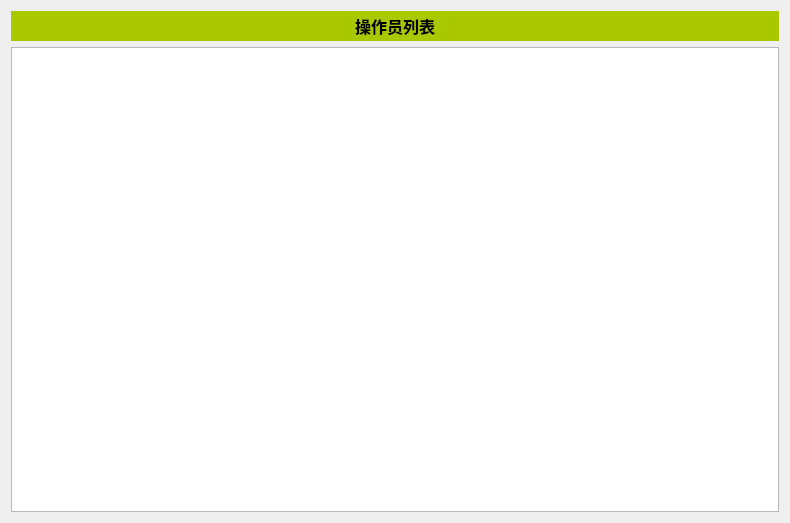
<?xml version="1.0" encoding="UTF-8"?>
<ui version="4.0">
 <class>OperatorList</class>
 <widget class="QWidget" name="OperatorList">
  <property name="geometry">
   <rect>
    <x>0</x>
    <y>0</y>
    <width>790</width>
    <height>523</height>
   </rect>
  </property>
  <property name="windowTitle">
   <string>Form</string>
  </property>
  <layout class="QVBoxLayout" name="verticalLayout">
   <item>
    <widget class="QLabel" name="label">
     <property name="minimumSize">
      <size>
       <width>0</width>
       <height>30</height>
      </size>
     </property>
     <property name="palette">
      <palette>
       <active>
        <colorrole role="WindowText">
         <brush brushstyle="SolidPattern">
          <color alpha="255">
           <red>0</red>
           <green>0</green>
           <blue>0</blue>
          </color>
         </brush>
        </colorrole>
        <colorrole role="Button">
         <brush brushstyle="SolidPattern">
          <color alpha="255">
           <red>170</red>
           <green>200</green>
           <blue>0</blue>
          </color>
         </brush>
        </colorrole>
        <colorrole role="Light">
         <brush brushstyle="SolidPattern">
          <color alpha="255">
           <red>127</red>
           <green>255</green>
           <blue>127</blue>
          </color>
         </brush>
        </colorrole>
        <colorrole role="Midlight">
         <brush brushstyle="SolidPattern">
          <color alpha="255">
           <red>63</red>
           <green>255</green>
           <blue>63</blue>
          </color>
         </brush>
        </colorrole>
        <colorrole role="Dark">
         <brush brushstyle="SolidPattern">
          <color alpha="255">
           <red>0</red>
           <green>127</green>
           <blue>0</blue>
          </color>
         </brush>
        </colorrole>
        <colorrole role="Mid">
         <brush brushstyle="SolidPattern">
          <color alpha="255">
           <red>0</red>
           <green>170</green>
           <blue>0</blue>
          </color>
         </brush>
        </colorrole>
        <colorrole role="Text">
         <brush brushstyle="SolidPattern">
          <color alpha="255">
           <red>0</red>
           <green>0</green>
           <blue>0</blue>
          </color>
         </brush>
        </colorrole>
        <colorrole role="BrightText">
         <brush brushstyle="SolidPattern">
          <color alpha="255">
           <red>255</red>
           <green>255</green>
           <blue>255</blue>
          </color>
         </brush>
        </colorrole>
        <colorrole role="ButtonText">
         <brush brushstyle="SolidPattern">
          <color alpha="255">
           <red>0</red>
           <green>0</green>
           <blue>0</blue>
          </color>
         </brush>
        </colorrole>
        <colorrole role="Base">
         <brush brushstyle="SolidPattern">
          <color alpha="255">
           <red>170</red>
           <green>200</green>
           <blue>0</blue>
          </color>
         </brush>
        </colorrole>
        <colorrole role="Window">
         <brush brushstyle="SolidPattern">
          <color alpha="255">
           <red>170</red>
           <green>200</green>
           <blue>0</blue>
          </color>
         </brush>
        </colorrole>
        <colorrole role="Shadow">
         <brush brushstyle="SolidPattern">
          <color alpha="255">
           <red>0</red>
           <green>0</green>
           <blue>0</blue>
          </color>
         </brush>
        </colorrole>
        <colorrole role="AlternateBase">
         <brush brushstyle="SolidPattern">
          <color alpha="255">
           <red>127</red>
           <green>255</green>
           <blue>127</blue>
          </color>
         </brush>
        </colorrole>
        <colorrole role="ToolTipBase">
         <brush brushstyle="SolidPattern">
          <color alpha="255">
           <red>255</red>
           <green>255</green>
           <blue>220</blue>
          </color>
         </brush>
        </colorrole>
        <colorrole role="ToolTipText">
         <brush brushstyle="SolidPattern">
          <color alpha="255">
           <red>0</red>
           <green>0</green>
           <blue>0</blue>
          </color>
         </brush>
        </colorrole>
       </active>
       <inactive>
        <colorrole role="WindowText">
         <brush brushstyle="SolidPattern">
          <color alpha="255">
           <red>0</red>
           <green>0</green>
           <blue>0</blue>
          </color>
         </brush>
        </colorrole>
        <colorrole role="Button">
         <brush brushstyle="SolidPattern">
          <color alpha="255">
           <red>170</red>
           <green>200</green>
           <blue>0</blue>
          </color>
         </brush>
        </colorrole>
        <colorrole role="Light">
         <brush brushstyle="SolidPattern">
          <color alpha="255">
           <red>127</red>
           <green>255</green>
           <blue>127</blue>
          </color>
         </brush>
        </colorrole>
        <colorrole role="Midlight">
         <brush brushstyle="SolidPattern">
          <color alpha="255">
           <red>63</red>
           <green>255</green>
           <blue>63</blue>
          </color>
         </brush>
        </colorrole>
        <colorrole role="Dark">
         <brush brushstyle="SolidPattern">
          <color alpha="255">
           <red>0</red>
           <green>127</green>
           <blue>0</blue>
          </color>
         </brush>
        </colorrole>
        <colorrole role="Mid">
         <brush brushstyle="SolidPattern">
          <color alpha="255">
           <red>0</red>
           <green>170</green>
           <blue>0</blue>
          </color>
         </brush>
        </colorrole>
        <colorrole role="Text">
         <brush brushstyle="SolidPattern">
          <color alpha="255">
           <red>0</red>
           <green>0</green>
           <blue>0</blue>
          </color>
         </brush>
        </colorrole>
        <colorrole role="BrightText">
         <brush brushstyle="SolidPattern">
          <color alpha="255">
           <red>255</red>
           <green>255</green>
           <blue>255</blue>
          </color>
         </brush>
        </colorrole>
        <colorrole role="ButtonText">
         <brush brushstyle="SolidPattern">
          <color alpha="255">
           <red>0</red>
           <green>0</green>
           <blue>0</blue>
          </color>
         </brush>
        </colorrole>
        <colorrole role="Base">
         <brush brushstyle="SolidPattern">
          <color alpha="255">
           <red>170</red>
           <green>200</green>
           <blue>0</blue>
          </color>
         </brush>
        </colorrole>
        <colorrole role="Window">
         <brush brushstyle="SolidPattern">
          <color alpha="255">
           <red>170</red>
           <green>200</green>
           <blue>0</blue>
          </color>
         </brush>
        </colorrole>
        <colorrole role="Shadow">
         <brush brushstyle="SolidPattern">
          <color alpha="255">
           <red>0</red>
           <green>0</green>
           <blue>0</blue>
          </color>
         </brush>
        </colorrole>
        <colorrole role="AlternateBase">
         <brush brushstyle="SolidPattern">
          <color alpha="255">
           <red>127</red>
           <green>255</green>
           <blue>127</blue>
          </color>
         </brush>
        </colorrole>
        <colorrole role="ToolTipBase">
         <brush brushstyle="SolidPattern">
          <color alpha="255">
           <red>255</red>
           <green>255</green>
           <blue>220</blue>
          </color>
         </brush>
        </colorrole>
        <colorrole role="ToolTipText">
         <brush brushstyle="SolidPattern">
          <color alpha="255">
           <red>0</red>
           <green>0</green>
           <blue>0</blue>
          </color>
         </brush>
        </colorrole>
       </inactive>
       <disabled>
        <colorrole role="WindowText">
         <brush brushstyle="SolidPattern">
          <color alpha="255">
           <red>0</red>
           <green>127</green>
           <blue>0</blue>
          </color>
         </brush>
        </colorrole>
        <colorrole role="Button">
         <brush brushstyle="SolidPattern">
          <color alpha="255">
           <red>170</red>
           <green>200</green>
           <blue>0</blue>
          </color>
         </brush>
        </colorrole>
        <colorrole role="Light">
         <brush brushstyle="SolidPattern">
          <color alpha="255">
           <red>127</red>
           <green>255</green>
           <blue>127</blue>
          </color>
         </brush>
        </colorrole>
        <colorrole role="Midlight">
         <brush brushstyle="SolidPattern">
          <color alpha="255">
           <red>63</red>
           <green>255</green>
           <blue>63</blue>
          </color>
         </brush>
        </colorrole>
        <colorrole role="Dark">
         <brush brushstyle="SolidPattern">
          <color alpha="255">
           <red>0</red>
           <green>127</green>
           <blue>0</blue>
          </color>
         </brush>
        </colorrole>
        <colorrole role="Mid">
         <brush brushstyle="SolidPattern">
          <color alpha="255">
           <red>0</red>
           <green>170</green>
           <blue>0</blue>
          </color>
         </brush>
        </colorrole>
        <colorrole role="Text">
         <brush brushstyle="SolidPattern">
          <color alpha="255">
           <red>0</red>
           <green>127</green>
           <blue>0</blue>
          </color>
         </brush>
        </colorrole>
        <colorrole role="BrightText">
         <brush brushstyle="SolidPattern">
          <color alpha="255">
           <red>255</red>
           <green>255</green>
           <blue>255</blue>
          </color>
         </brush>
        </colorrole>
        <colorrole role="ButtonText">
         <brush brushstyle="SolidPattern">
          <color alpha="255">
           <red>0</red>
           <green>127</green>
           <blue>0</blue>
          </color>
         </brush>
        </colorrole>
        <colorrole role="Base">
         <brush brushstyle="SolidPattern">
          <color alpha="255">
           <red>170</red>
           <green>200</green>
           <blue>0</blue>
          </color>
         </brush>
        </colorrole>
        <colorrole role="Window">
         <brush brushstyle="SolidPattern">
          <color alpha="255">
           <red>170</red>
           <green>200</green>
           <blue>0</blue>
          </color>
         </brush>
        </colorrole>
        <colorrole role="Shadow">
         <brush brushstyle="SolidPattern">
          <color alpha="255">
           <red>0</red>
           <green>0</green>
           <blue>0</blue>
          </color>
         </brush>
        </colorrole>
        <colorrole role="AlternateBase">
         <brush brushstyle="SolidPattern">
          <color alpha="255">
           <red>0</red>
           <green>255</green>
           <blue>0</blue>
          </color>
         </brush>
        </colorrole>
        <colorrole role="ToolTipBase">
         <brush brushstyle="SolidPattern">
          <color alpha="255">
           <red>255</red>
           <green>255</green>
           <blue>220</blue>
          </color>
         </brush>
        </colorrole>
        <colorrole role="ToolTipText">
         <brush brushstyle="SolidPattern">
          <color alpha="255">
           <red>0</red>
           <green>0</green>
           <blue>0</blue>
          </color>
         </brush>
        </colorrole>
       </disabled>
      </palette>
     </property>
     <property name="font">
      <font>
       <family>Aharoni</family>
       <pointsize>12</pointsize>
       <weight>75</weight>
       <bold>true</bold>
      </font>
     </property>
     <property name="styleSheet">
      <string notr="true">background-color: rgb(170, 200, 0);</string>
     </property>
     <property name="text">
      <string>操作员列表</string>
     </property>
     <property name="alignment">
      <set>Qt::AlignCenter</set>
     </property>
    </widget>
   </item>
   <item>
    <widget class="QTableView" name="tableView">
     <property name="font">
      <font>
       <family>Arial</family>
       <pointsize>11</pointsize>
      </font>
     </property>
    </widget>
   </item>
  </layout>
 </widget>
 <resources/>
 <connections/>
</ui>
